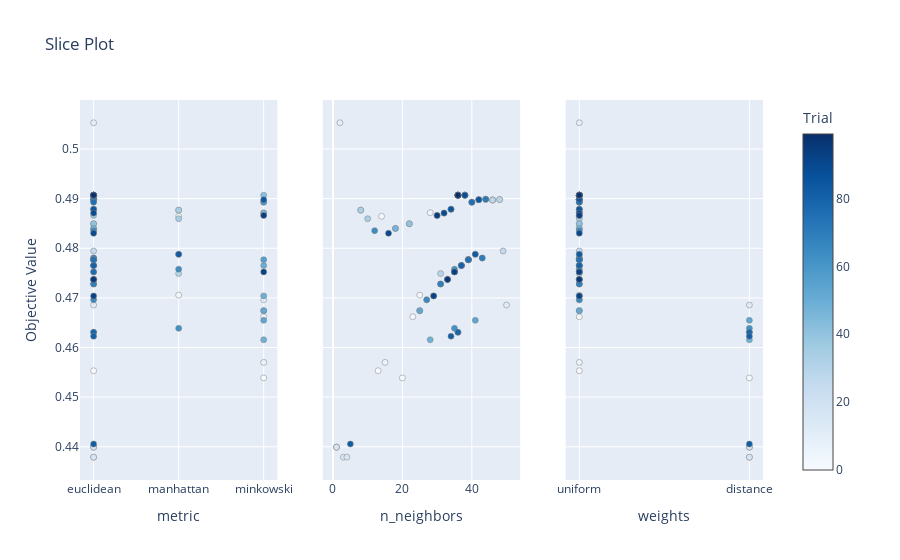

Notebook cell for this chart:
### Code cell
optuna.visualization.plot_slice(study)

### Figure 1 — Plotly figure (JSON) as saved in the notebook; plotly's stock layout.template omitted (floating-point values rounded to 4 significant figures)
{"data": [{"marker": {"color": [0, 1, 2, 3, 4, 5, 6, 7, 8, 9, 10, 11, 12, 13, 14, 15, 16, 17, 18, 19, 20, 21, 22, 23, 24, 25, 26, 27, 28, 29, 30, 31, 32, 33, 34, 35, 36, 37, 38, 39, 40, 41, 42, 43, 44, 45, 46, 47, 48, 49, 50, 51, 52, 53, 54, 55, 56, 57, 58, 59, 60, 61, 62, 63, 64, 65, 66, 67, 68, 69, 70, 71, 72, 73, 74, 75, 76, 77, 78, 79, 80, 81, 82, 83, 84, 85, 86, 87, 88, 89, 90, 91, 92, 93, 94, 95, 96, 97, 98, 99], "colorbar": {"title": {"text": "Trial"}, "x": 1, "xpad": 40}, "colorscale": [[0, "rgb(247,251,255)"], [0.125, "rgb(222,235,247)"], [0.25, "rgb(198,219,239)"], [0.375, "rgb(158,202,225)"], [0.5, "rgb(107,174,214)"], [0.625, "rgb(66,146,198)"], [0.75, "rgb(33,113,181)"], [0.875, "rgb(8,81,156)"], [1, "rgb(8,48,107)"]], "line": {"color": "Grey", "width": 0.5}, "showscale": true}, "mode": "markers", "name": "Feasible Trial", "showlegend": false, "type": "scatter", "x": ["euclidean", "minkowski", "manhattan", "manhattan", "minkowski", "minkowski", "minkowski", "euclidean", "euclidean", "minkowski", "euclidean", "minkowski", "euclidean", "euclidean", "euclidean", "euclidean", "euclidean", "euclidean", "manhattan", "euclidean", "euclidean", "manhattan", "euclidean", "euclidean", "euclidean", "euclidean", "euclidean", "euclidean", "euclidean", "euclidean", "manhattan", "euclidean", "euclidean", "manhattan", "manhattan", "euclidean", "euclidean", "euclidean", "euclidean", "euclidean", "euclidean", "euclidean", "minkowski", "euclidean", "euclidean", "euclidean", "minkowski", "euclidean", "minkowski", "minkowski", "minkowski", "minkowski", "minkowski", "minkowski", "euclidean", "euclidean", "minkowski", "euclidean", "minkowski", "euclidean", "euclidean", "euclidean", "manhattan", "manhattan", "euclidean", "euclidean", "euclidean", "euclidean", "euclidean", "euclidean", "euclidean", "euclidean", "euclidean", "euclidean", "euclidean", "euclidean", "euclidean", "euclidean", "euclidean", "euclidean", "euclidean", "euclidean", "euclidean", "manhattan", "minkowski", "euclidean", "euclidean", "euclidean", "euclidean", "euclidean", "euclidean", "euclidean", "euclidean", "minkowski", "minkowski", "euclidean", "euclidean", "euclidean", "euclidean", "euclidean"], "xaxis": "x", "y": [0.4553, 0.4539, 0.4864, 0.4706, 0.4662, 0.4872, 0.457, 0.4879, 0.4898, 0.4893, 0.5053, 0.4696, 0.4686, 0.4399, 0.4399, 0.4379, 0.4379, 0.4399, 0.4788, 0.4898, 0.4879, 0.4877, 0.4899, 0.4752, 0.4897, 0.4897, 0.4795, 0.4897, 0.4898, 0.4907, 0.4749, 0.478, 0.484, 0.4877, 0.486, 0.4631, 0.4777, 0.4866, 0.4849, 0.4907, 0.4849, 0.4907, 0.4907, 0.4907, 0.4899, 0.4907, 0.4871, 0.484, 0.4616, 0.4704, 0.4765, 0.4674, 0.4674, 0.4655, 0.4737, 0.4737, 0.4777, 0.4737, 0.4893, 0.4907, 0.4898, 0.4907, 0.4639, 0.4758, 0.4835, 0.4696, 0.4765, 0.4728, 0.4765, 0.4728, 0.478, 0.4899, 0.4777, 0.4777, 0.4777, 0.4893, 0.4752, 0.4907, 0.4907, 0.4631, 0.4765, 0.4623, 0.4406, 0.4788, 0.4898, 0.4879, 0.4907, 0.4907, 0.4907, 0.4871, 0.483, 0.4907, 0.4704, 0.4752, 0.4866, 0.4907, 0.4737, 0.4907, 0.4907, 0.4907], "yaxis": "y"}, {"marker": {"color": [0, 1, 2, 3, 4, 5, 6, 7, 8, 9, 10, 11, 12, 13, 14, 15, 16, 17, 18, 19, 20, 21, 22, 23, 24, 25, 26, 27, 28, 29, 30, 31, 32, 33, 34, 35, 36, 37, 38, 39, 40, 41, 42, 43, 44, 45, 46, 47, 48, 49, 50, 51, 52, 53, 54, 55, 56, 57, 58, 59, 60, 61, 62, 63, 64, 65, 66, 67, 68, 69, 70, 71, 72, 73, 74, 75, 76, 77, 78, 79, 80, 81, 82, 83, 84, 85, 86, 87, 88, 89, 90, 91, 92, 93, 94, 95, 96, 97, 98, 99], "colorbar": {"title": {"text": "Trial"}, "x": 1, "xpad": 40}, "colorscale": [[0, "rgb(247,251,255)"], [0.125, "rgb(222,235,247)"], [0.25, "rgb(198,219,239)"], [0.375, "rgb(158,202,225)"], [0.5, "rgb(107,174,214)"], [0.625, "rgb(66,146,198)"], [0.75, "rgb(33,113,181)"], [0.875, "rgb(8,81,156)"], [1, "rgb(8,48,107)"]], "line": {"color": "Grey", "width": 0.5}, "showscale": false}, "mode": "markers", "name": "Feasible Trial", "showlegend": false, "type": "scatter", "x": [13, 20, 14, 25, 23, 28, 15, 34, 42, 40, 2, 27, 50, 1, 1, 3, 4, 1, 41, 48, 34, 8, 44, 35, 46, 46, 49, 46, 48, 38, 31, 43, 18, 8, 10, 36, 39, 30, 22, 38, 22, 38, 36, 38, 44, 38, 32, 18, 28, 29, 37, 25, 25, 41, 33, 33, 39, 33, 40, 36, 42, 36, 35, 35, 12, 27, 37, 31, 37, 31, 43, 44, 39, 39, 39, 40, 35, 36, 36, 36, 37, 34, 5, 41, 42, 34, 36, 36, 38, 32, 16, 36, 29, 35, 30, 36, 33, 36, 36, 36], "xaxis": "x2", "y": [0.4553, 0.4539, 0.4864, 0.4706, 0.4662, 0.4872, 0.457, 0.4879, 0.4898, 0.4893, 0.5053, 0.4696, 0.4686, 0.4399, 0.4399, 0.4379, 0.4379, 0.4399, 0.4788, 0.4898, 0.4879, 0.4877, 0.4899, 0.4752, 0.4897, 0.4897, 0.4795, 0.4897, 0.4898, 0.4907, 0.4749, 0.478, 0.484, 0.4877, 0.486, 0.4631, 0.4777, 0.4866, 0.4849, 0.4907, 0.4849, 0.4907, 0.4907, 0.4907, 0.4899, 0.4907, 0.4871, 0.484, 0.4616, 0.4704, 0.4765, 0.4674, 0.4674, 0.4655, 0.4737, 0.4737, 0.4777, 0.4737, 0.4893, 0.4907, 0.4898, 0.4907, 0.4639, 0.4758, 0.4835, 0.4696, 0.4765, 0.4728, 0.4765, 0.4728, 0.478, 0.4899, 0.4777, 0.4777, 0.4777, 0.4893, 0.4752, 0.4907, 0.4907, 0.4631, 0.4765, 0.4623, 0.4406, 0.4788, 0.4898, 0.4879, 0.4907, 0.4907, 0.4907, 0.4871, 0.483, 0.4907, 0.4704, 0.4752, 0.4866, 0.4907, 0.4737, 0.4907, 0.4907, 0.4907], "yaxis": "y2"}, {"marker": {"color": [0, 1, 2, 3, 4, 5, 6, 7, 8, 9, 10, 11, 12, 13, 14, 15, 16, 17, 18, 19, 20, 21, 22, 23, 24, 25, 26, 27, 28, 29, 30, 31, 32, 33, 34, 35, 36, 37, 38, 39, 40, 41, 42, 43, 44, 45, 46, 47, 48, 49, 50, 51, 52, 53, 54, 55, 56, 57, 58, 59, 60, 61, 62, 63, 64, 65, 66, 67, 68, 69, 70, 71, 72, 73, 74, 75, 76, 77, 78, 79, 80, 81, 82, 83, 84, 85, 86, 87, 88, 89, 90, 91, 92, 93, 94, 95, 96, 97, 98, 99], "colorbar": {"title": {"text": "Trial"}, "x": 1, "xpad": 40}, "colorscale": [[0, "rgb(247,251,255)"], [0.125, "rgb(222,235,247)"], [0.25, "rgb(198,219,239)"], [0.375, "rgb(158,202,225)"], [0.5, "rgb(107,174,214)"], [0.625, "rgb(66,146,198)"], [0.75, "rgb(33,113,181)"], [0.875, "rgb(8,81,156)"], [1, "rgb(8,48,107)"]], "line": {"color": "Grey", "width": 0.5}, "showscale": false}, "mode": "markers", "name": "Feasible Trial", "showlegend": false, "type": "scatter", "x": ["uniform", "distance", "uniform", "uniform", "uniform", "uniform", "uniform", "uniform", "uniform", "uniform", "uniform", "uniform", "distance", "distance", "distance", "distance", "distance", "distance", "uniform", "uniform", "uniform", "uniform", "uniform", "uniform", "uniform", "uniform", "uniform", "uniform", "uniform", "uniform", "uniform", "uniform", "uniform", "uniform", "uniform", "distance", "uniform", "uniform", "uniform", "uniform", "uniform", "uniform", "uniform", "uniform", "uniform", "uniform", "uniform", "uniform", "distance", "uniform", "uniform", "uniform", "uniform", "distance", "uniform", "uniform", "uniform", "uniform", "uniform", "uniform", "uniform", "uniform", "distance", "uniform", "uniform", "uniform", "uniform", "uniform", "uniform", "uniform", "uniform", "uniform", "uniform", "uniform", "uniform", "uniform", "uniform", "uniform", "uniform", "distance", "uniform", "distance", "distance", "uniform", "uniform", "uniform", "uniform", "uniform", "uniform", "uniform", "uniform", "uniform", "uniform", "uniform", "uniform", "uniform", "uniform", "uniform", "uniform", "uniform"], "xaxis": "x3", "y": [0.4553, 0.4539, 0.4864, 0.4706, 0.4662, 0.4872, 0.457, 0.4879, 0.4898, 0.4893, 0.5053, 0.4696, 0.4686, 0.4399, 0.4399, 0.4379, 0.4379, 0.4399, 0.4788, 0.4898, 0.4879, 0.4877, 0.4899, 0.4752, 0.4897, 0.4897, 0.4795, 0.4897, 0.4898, 0.4907, 0.4749, 0.478, 0.484, 0.4877, 0.486, 0.4631, 0.4777, 0.4866, 0.4849, 0.4907, 0.4849, 0.4907, 0.4907, 0.4907, 0.4899, 0.4907, 0.4871, 0.484, 0.4616, 0.4704, 0.4765, 0.4674, 0.4674, 0.4655, 0.4737, 0.4737, 0.4777, 0.4737, 0.4893, 0.4907, 0.4898, 0.4907, 0.4639, 0.4758, 0.4835, 0.4696, 0.4765, 0.4728, 0.4765, 0.4728, 0.478, 0.4899, 0.4777, 0.4777, 0.4777, 0.4893, 0.4752, 0.4907, 0.4907, 0.4631, 0.4765, 0.4623, 0.4406, 0.4788, 0.4898, 0.4879, 0.4907, 0.4907, 0.4907, 0.4871, 0.483, 0.4907, 0.4704, 0.4752, 0.4866, 0.4907, 0.4737, 0.4907, 0.4907, 0.4907], "yaxis": "y3"}], "layout": {"title": {"text": "Slice Plot"}, "xaxis": {"anchor": "y", "categoryarray": ["euclidean", "manhattan", "minkowski"], "categoryorder": "array", "domain": [0, 0.2889], "title": {"text": "metric"}, "type": "category"}, "xaxis2": {"anchor": "y2", "domain": [0.3556, 0.6444], "title": {"text": "n_neighbors"}}, "xaxis3": {"anchor": "y3", "categoryarray": ["uniform", "distance"], "categoryorder": "array", "domain": [0.7111, 1], "title": {"text": "weights"}, "type": "category"}, "yaxis": {"anchor": "x", "domain": [0, 1], "title": {"text": "Objective Value"}}, "yaxis2": {"anchor": "x2", "domain": [0, 1], "matches": "y", "showticklabels": false}, "yaxis3": {"anchor": "x3", "domain": [0, 1], "matches": "y", "showticklabels": false}}}
